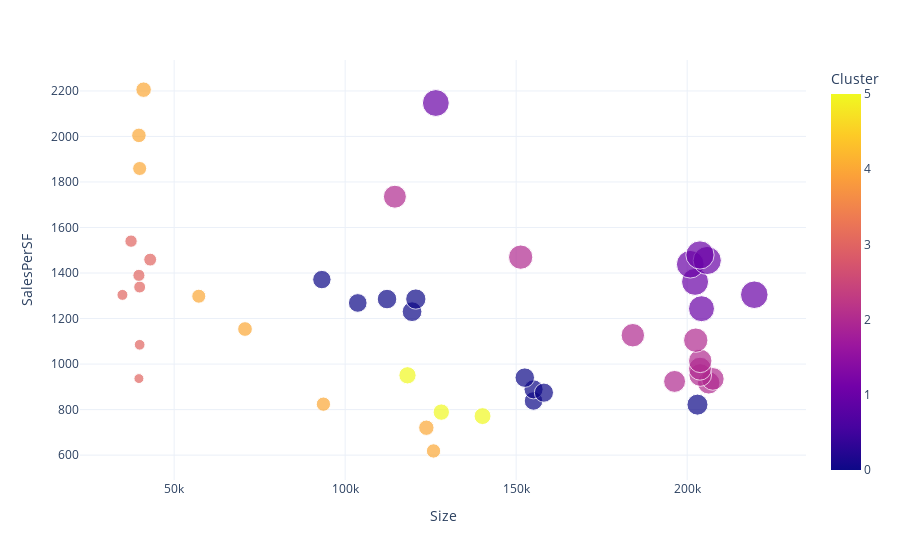

Write notebook code for a chart like this one.
### Markdown cell above
NOW THAT THE STORE ARE CLUSTERED...MORE MEANINGFUL inferences...size's influence on sales

### Code cell
fig = px.scatter(byStorex, x="Size",y='SalesPerSF',color='Cluster', size='Weekly_Sales')

fig.show()
